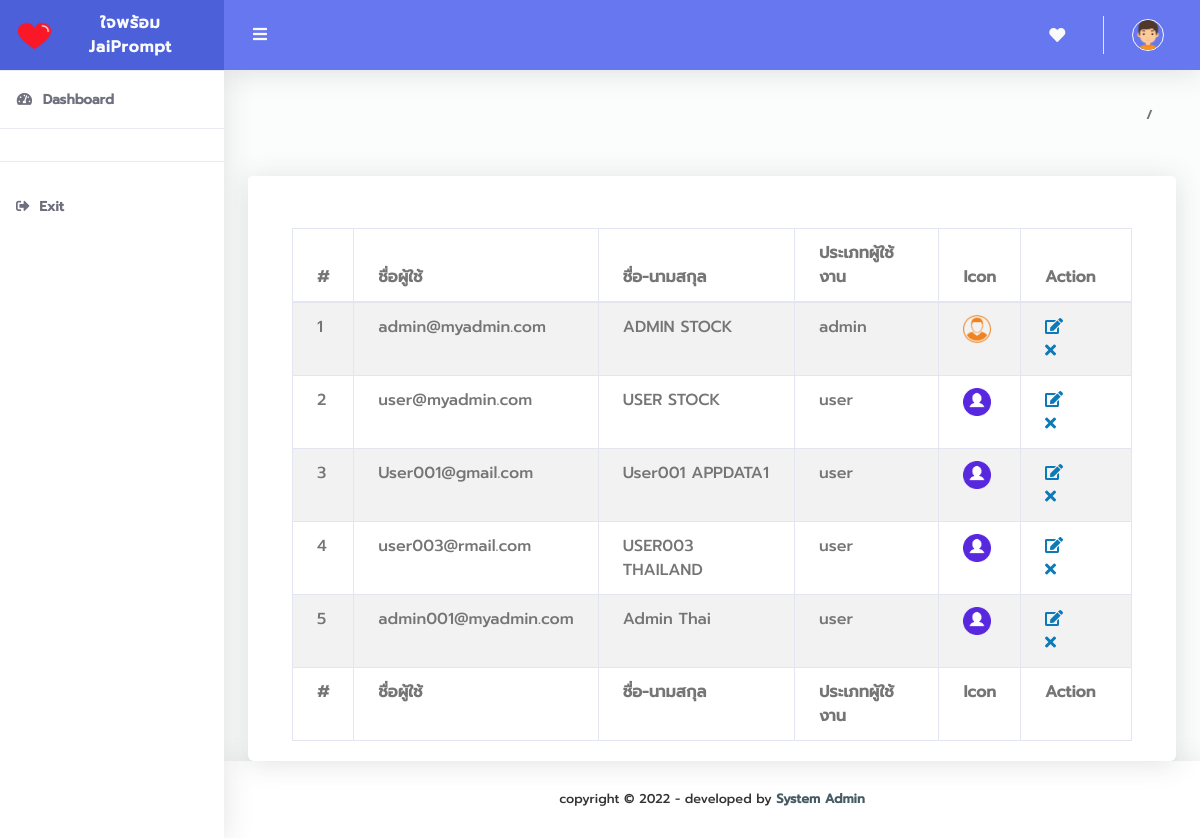
The app's page /etc/manage-account-bak.php with its own data.
### tables this page shows
CREATE TABLE `ims_user`  (
  `id` int(11) NOT NULL AUTO_INCREMENT,
  `line_no` int(11) NULL DEFAULT NULL,
  `user_id` varchar(200) NOT NULL,
  `email` varchar(200) NOT NULL,
  `first_name` varchar(200) NOT NULL,
  `last_name` varchar(200) NULL DEFAULT NULL,
  `password` varchar(200) NOT NULL,
  `account_type` enum('admin','user') NOT NULL,
  `status` enum('Active','Inactive') NOT NULL,
  `picture` varchar(255) NULL DEFAULT NULL,
  `lang` enum('th','en') NULL DEFAULT 'th',
  PRIMARY KEY (`id`) USING BTREE
);

### etc/manage-account-bak.php (the view, shortened to what this page needs)
<!DOCTYPE html>
<html lang="th">
<?php
include('includes/Header.php');
?>
<body id="page-top">
<div id="wrapper">
    <?php
    include('includes/Side-Bar.php');
    ?>
    <div id="content-wrapper" class="d-flex flex-column">
        <div id="content">
            <?php
            include('includes/Top-Bar.php');
            ?>
            <div class="container-fluid" id="container-wrapper">
                <div class="d-sm-flex align-items-center justify-content-between mb-4">
                    <ol class="breadcrumb">
                        <li class="breadcrumb-item active" aria-current="page"><?php echo $_GET['s'] ?></li>
                    </ol>
                </div>
                <div class="row">
                    <div class="col-lg-12">
                        <div class="card mb-12">
                            <div class="card-header py-3 d-flex flex-row align-items-center justify-content-between">
                            </div>
                            <div class="card-body">
                                <section class="container-fluid">
                                    <div class="row">
                                        <div class="col-md-12 col-md-offset-2">
                                            <div class="panel">
                                                <div class="panel-body">
                                                    <table id="TableRecordList"
                                                           class="display table table-striped table-bordered"
                                                           cellspacing="0" width="100%">
                                                        <thead>
                                                        <tr>
                                                            <th>#</th>
                                                            <th>ชื่อผู้ใช้</th>
                                                            <th>ชื่อ-นามสกุล</th>
                                                            <th>ประเภทผู้ใช้งาน</th>
                                                            <th>Icon</th>
                                                            <th>Action</th>
                                                        </tr>
                                                        </thead>
                                                        <tfoot>
                                                        <tr>
                                                            <th>#</th>
                                                            <th>ชื่อผู้ใช้</th>
                                                            <th>ชื่อ-นามสกุล</th>
                                                            <th>ประเภทผู้ใช้งาน</th>
                                                            <th>Icon</th>
                                                            <th>Action</th>
                                                        </tr>
                                                        </tfoot>
                                                        <tbody>
                                                        <?php $sql = "SELECT * FROM ims_user ";
                                                        $query = $conn->prepare($sql);
                                                        $query->execute();
                                                        $results = $query->fetchAll(PDO::FETCH_OBJ);
                                                        $cnt = 1;
                                                        if ($query->rowCount() > 0) {
                                                            foreach ($results as $result) {
                                                                $id = $result->id;
                                                                ?>
                                                                <tr>
                                                                    <td><?php echo htmlentities($cnt); ?></td>
                                                                    <td><?php echo htmlentities($result->email); ?></td>
                                                                    <td><?php echo htmlentities($result->first_name) . " " . htmlentities($result->last_name); ?></td>
                                                                    <td><?php echo htmlentities($result->account_type); ?></td>
                                                                    <td>
                                                                        <img src="<?php echo htmlentities($result->picture); ?>"
                                                                             width="28" height="28"</td>
                                                                    <td>
                                                                        <a href="javascript: update_data(<?php echo $id; ?>)"><i
                                                                                    class="fa fa-edit"
                                                                                    title="Update Account"></i></a>
                                                                        <a href="reset-account-password.php?aid=<?php echo $id; ?>"
                                                                           id="del">
                                                                        </a>
                                                                        <a href="javascript: delete_id(<?php echo $id; ?>)"><i
                                                                                    class="fa fa-times"
                                                                                    title="Delete Record"></i></a>
                                                                    </td>
                                                                </tr>
                                                                <?php $cnt = $cnt + 1;
                                                            }
                                                        } ?>
                                                        </tbody>
                                                    </table>
                                                </div>
                                            </div>
                                        </div>
                                    </div>
                                </section>
                            </div>
                        </div>
                    </div>
                </div>
            </div>
    </div>
    <?php
    include('includes/Footer.php');
    ?>
</div>
</div>
<link rel="stylesheet" href="https://cdn.datatables.net/1.11.0/css/jquery.dataTables.min.css"/>
</body>
</html>

### includes/Header.php (shortened to what this page needs)
<head>
    <link href="vendor/fontawesome-free/css/all.min.css" rel="stylesheet" type="text/css">
    <link href="vendor/bootstrap/css/bootstrap.min.css" rel="stylesheet" type="text/css">
    <link href="css/myadmin.css" rel="stylesheet">
    <link rel="stylesheet" href="vendor/alertify/css/alertify.core.css"/>
    <link rel="stylesheet" href="vendor/alertify/css/alertify.default.css"/>
    <link rel="stylesheet" href="vendor/alertify/css/main.css"/>
    <link href="../css/select2_4010.css" rel="stylesheet"/>
    <link href="https://cdnjs.cloudflare.com/ajax/libs/font-awesome/5.13.0/css/all.min.css" rel="stylesheet">
    <link href="../vendor/date-picker-1.9/css/date_picker_style.css" rel="stylesheet"/>
</head>

### includes/Side-Bar.php (shortened to what this page needs)
<link href="https://cdnjs.cloudflare.com/ajax/libs/font-awesome/5.13.0/css/all.min.css" rel="stylesheet">
<ul class="navbar-nav sidebar sidebar-light accordion" id="accordionSidebar">
    <a class="sidebar-brand d-flex align-items-center justify-content-center" href="Dashboard.php">
        <div class="sidebar-brand-icon">
            <img src="img/logo/logo2.png">
        </div>
        <div class="sidebar-brand-text mx-3">ใจพร้อม JaiPrompt</div>
    </a>
    <hr class="sidebar-divider my-0">
    <li class="nav-item active">
        <a class="nav-link" href="<?php echo $_SESSION['dashboard_page'];?>">
            <i class="fas fa-fw fa-tachometer-alt"></i>
            <span>Dashboard</span></a>
    </li>
    <hr class="sidebar-divider">
    <hr class="sidebar-divider">
    <li class="nav-item active">
        <a class="nav-link" href="javascript:void(0);" data-toggle="modal" data-target="#logoutModal">
            <i class="fas fa-sign-out-alt"></i>
            <span>Exit</span></a>
    </li>
</ul>

### includes/Top-Bar.php (shortened to what this page needs)
<nav class="navbar navbar-expand navbar-light bg-navbar topbar mb-4 static-top">
    <button id="sidebarToggleTop" class="btn btn-link rounded-circle mr-3">
        <i class="fa fa-bars"></i>
    </button>
    <ul class="navbar-nav ml-auto">
        <li class="nav-item dropdown no-arrow mx-1">
            <a class="nav-link dropdown-toggle" href="#" id="alertsDropdown" role="button" data-toggle="dropdown"
               aria-haspopup="true" aria-expanded="false">
                <i class="fas fa-heart"></i>
                <span>&nbsp;<?php echo $_SESSION['system_name']?></span>
            </a>
        </li>
        <li class="nav-item dropdown no-arrow">
            <a class="nav-link dropdown-toggle" href="#" id="userDropdown" role="button" data-toggle="dropdown"
               aria-haspopup="true" aria-expanded="false">
                <img class="img-profile rounded-circle" src="img/boy.png" style="max-width: 60px">
            </a>
        </li>
    </ul>
</nav>

### includes/Footer.php
<footer class="sticky-footer bg-white">
    <div class="container my-auto">
        <div class="copyright text-center my-auto">
            <span>copyright &copy; <script> document.write(new Date().getFullYear()); </script> - developed by
              <b><a href="#" target="_blank">System Admin</a></b>
            </span>
        </div>
    </div>
</footer>

### css/myadmin.css (style rules this page uses)
html { position: relative; min-height: 100%; font-family: Prompt }
body { height: 100% }
#wrapper { display: -webkit-box; display: -ms-flexbox; display: flex }
#wrapper #content-wrapper { background-color: #fafdfb; width: 100%; overflow-x: hidden }
#wrapper #content-wrapper #content { -webkit-box-flex: 1; -ms-flex: 1 0 auto; flex: 1 0 auto }
.container, .container-fluid, .container-login { padding-left: 1.5rem; padding-right: 1.5rem }
.dropdown.no-arrow .dropdown-toggle::after { display: none }
.sidebar .nav-item.dropdown .dropdown-toggle::after, .topbar .nav-item.dropdown .dropdown-toggle::after { width: 1rem; text-align: center; float: right; vertical-align: 0; border: 0; font-weight: 900; content: '\f105'; font-family: 'Font Awesome 5 Free' }
.sidebar .nav-item .nav-link, .topbar .nav-item .nav-link { position: relative }
.sidebar .nav-item .nav-link .img-profile, .topbar .nav-item .nav-link .img-profile { height: 2rem; width: 2rem; border: 1px solid #fafafa }
.topbar { height: 4.375rem; z-index: 2; -webkit-box-shadow: 0 .15rem 1.75rem 0 rgba(58, 59, 69, .15) !important; box-shadow: 0 .15rem 1.75rem 0 rgba(58, 59, 69, .15) !important }
.topbar #sidebarToggleTop { height: 2.5rem; width: 2.5rem; -webkit-box-shadow: 0 0 !important; box-shadow: 0 0 !important }
.topbar .nav-item .nav-link { height: 4.375rem; display: -webkit-box; display: -ms-flexbox; display: flex; -webkit-box-align: center; -ms-flex-align: center; align-items: center; padding: 0 .75rem }
.topbar .dropdown { position: static }
@media (min-width:576px) { .topbar .dropdown { position: relative } }
.topbar.navbar-light .navbar-nav .nav-item .nav-link { color: #fafafa; transition: all .3s ease-in-out; -webkit-transition: all .3s ease-in-out }
.bg-navbar { background-color: #6777ef }
.sidebar { min-height: 100vh; width: 14rem !important; background-color: #fff !important; -webkit-box-shadow: 0 .15rem 1.75rem 0 rgba(58, 59, 69, .15) !important; box-shadow: 0 .15rem 1.75rem 0 rgba(58, 59, 69, .15) !important; z-index: 0 }
.sidebar .nav-item { position: relative; margin-bottom: -15px }
.sidebar .nav-item:last-child { margin-bottom: 1rem }
.sidebar .nav-item .nav-link { display: block; width: 100%; text-align: left; padding: 1rem; width: 14rem }
.sidebar .nav-item .nav-link i { font-size: .85rem; margin-right: .25rem }
.sidebar .nav-item .nav-link span { font-size: .85rem; display: inline }
.sidebar .nav-item.active .nav-link { font-weight: 800 }
.sidebar .sidebar-brand { height: 4.375rem; text-decoration: none; font-size: 1rem; font-weight: 800; padding: 1.5rem 1rem; text-align: center; letter-spacing: .05rem; z-index: 1 }
.sidebar .sidebar-brand .sidebar-brand-icon img { max-height: 2.3rem }
.sidebar hr.sidebar-divider { margin: 1rem 0 1rem 0 }
.sidebar .sidebar-brand .sidebar-brand-text { display: inline }
.breadcrumb { background-color: transparent; font-size: 12px; font-weight: 700 }
.sidebar-light .sidebar-brand { color: #fafafa; background-color: #4c60da }
.sidebar-light hr.sidebar-divider { border-top: 1px solid #eaecf4 }
.sidebar-light .nav-item .nav-link { color: #858796 }
.sidebar-light .nav-item .nav-link i { color: #9e9e9e }
.sidebar-light .nav-item.active .nav-link { color: #6e707e }
.sidebar-light .nav-item.active .nav-link i { color: #6e707e }
footer.sticky-footer { padding: 2rem 0; -ms-flex-negative: 0; flex-shrink: 0; -webkit-box-shadow: 0 .15rem 1.75rem 0 rgba(58, 59, 69, .15); box-shadow: 0 .15rem 1.75rem 0 rgba(58, 59, 69, .15) }
footer.sticky-footer .copyright { line-height: 1; font-size: .8rem }
footer.sticky-footer .copyright a { color: #455a64 }
.card .table { margin-bottom: 0 }
.card .table td, .card .table th { padding-right: 1.5rem; padding-left: 1.5rem }
.card { -webkit-box-shadow: 0 .15rem 1.75rem 0 rgba(58, 59, 69, .15) !important; box-shadow: 0 .15rem 1.75rem 0 rgba(58, 59, 69, .15) !important }

### includes/Header.php (style rules this page uses)
body, h1, h2, h3, h4, h5, h6 { font-family: 'Prompt', sans-serif !important; }

### records on screen
ims_user: email "admin@myadmin.com", first_name "ADMIN", last_name "STOCK", account_type "admin", picture (picture)
ims_user: email "user@myadmin.com", first_name "USER", last_name "STOCK", account_type "user", picture (picture)
ims_user: email "User001@gmail.com", first_name "User001", last_name "APPDATA1", account_type "user", picture (picture)
ims_user: email "user003@rmail.com", first_name "USER003", last_name "THAILAND", account_type "user", picture (picture)
ims_user: email "admin001@myadmin.com", first_name "Admin", last_name "Thai", account_type "user", picture (picture)
